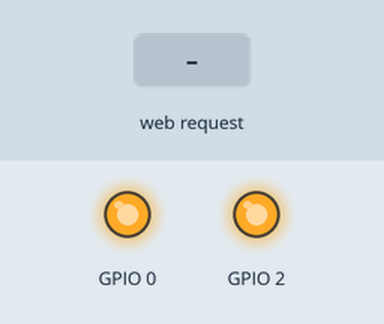
Simulated run of this sketch. Board: ESP8266 (NodeMCU). Shown: output pins drawn as LEDs (lit = HIGH). The test bench sets the inputs (shaded band). WiFi joins after 1.5 s; servers stay silent unless stated; what the sketch prints to the serial monitor is not drawn.

Above: at 2.7 s.
2.8 s: HTTP request GET /gpio/0 received
At 3.1 s:
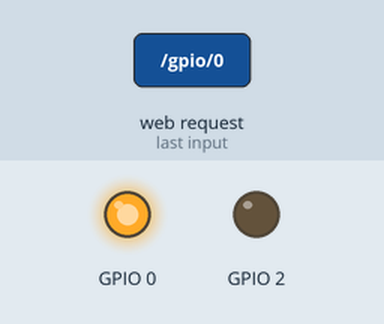
4.3 s: HTTP request GET /camara received
At 5.5 s:
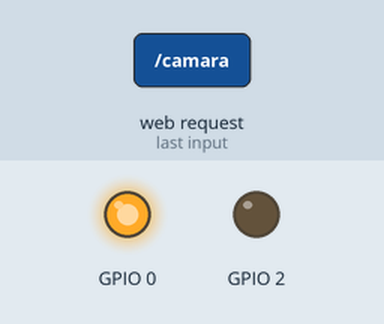
5.9 s: HTTP request GET /gpio/1 received
At 6.6 s:
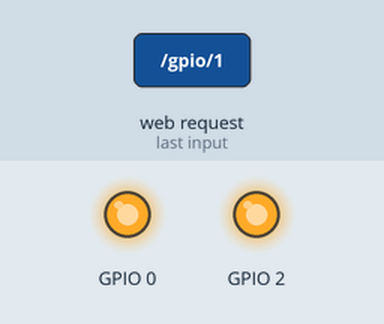
7.4 s: HTTP request GET /camara received
At 7.9 s:
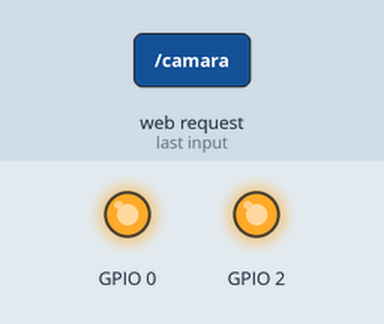
Timing chart, 0 to 10.0 s (numbered marks = the images above; inputs shaded):
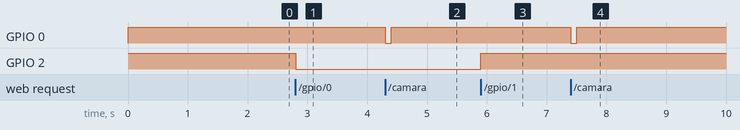

The sketch:

my_sketch.ino
```cpp
/*
 *  This sketch demonstrates how to set up a simple HTTP-like server.
 *  The server will set a GPIO pin depending on the request
 *    http://server_ip/gpio/0 will set the GPIO2 low,
 *    http://server_ip/gpio/1 will set the GPIO2 high
 *  server_ip is the IP address of the ESP8266 module, will be
 *  printed to Serial when the module is connected.
 */

#include <ESP8266WiFi.h>

const char* ssid = "---";
const char* password = "---";

// Create an instance of the server
// specify the port to listen on as an argument
WiFiServer server(80);

void setup() {
  // prepare GPIO2
  pinMode(2, OUTPUT);
  pinMode(0, OUTPUT);
  digitalWrite(2, 1);
  digitalWrite(0, 1);

  Serial.begin(115200);
  delay(10);


  // Connect to WiFi network
  Serial.println();
  Serial.println();
  Serial.print("Connecting to ");
  Serial.println(ssid);

  WiFi.mode(WIFI_STA);
  WiFi.begin(ssid, password);

  //Static ip
  IPAddress ip(192,168,101,200);
  IPAddress gateway(192,168,101,1);
  IPAddress subnet(255,255,255,0);
  WiFi.config(ip, gateway, subnet);

  while (WiFi.status() != WL_CONNECTED) {
    delay(500);
    Serial.print(".");
  }
  Serial.println("");
  Serial.println("WiFi connected");

  // Start the server
  server.begin();
  Serial.println("Server started");

  // Print the IP address
  Serial.println(WiFi.localIP());
}

void encenderRelay(){
  digitalWrite(2,LOW);           // Turns ON Relays
   delay(2000);
   digitalWrite(2,HIGH);          // Turns Relay Off
}

void encenderCamara(){
  digitalWrite(0,LOW);           // Turns ON Relays
   delay(100);
   digitalWrite(0,HIGH);          // Turns Relay Off
}


void loop() {
  //delay(50);
  // Check if a client has connected
  WiFiClient client = server.available();
  if (!client) {
    return;
  }

  // Wait until the client sends some data
  Serial.println("new client");
  while(!client.available()){
    delay(1);
  }

  // Read the first line of the request
  String req = client.readStringUntil('\r');
  Serial.println(req);
  client.flush();

  // Match the request
  int val;
  if (req.indexOf("/gpio/0") != -1)
    //val = 0;
    digitalWrite(2, 0);
  else if (req.indexOf("/gpio/1") != -1)
    //val = 1;
    digitalWrite(2, 1);
  else if (req.indexOf("/relay") != -1){
    encenderRelay();
  }else if (req.indexOf("/camara") != -1){
    encenderCamara();
  }else if(req.indexOf("/") != -1){
    //
  }
  else {
    Serial.println("invalid request");
    client.stop();
    return;
  }

  // Set GPIO2 according to the request
  //digitalWrite(2, val);

  client.flush();

  // Prepare the response
  //String s = "HTTP/1.1 200 OK\r\nContent-Type: text/html\r\n\r\n<!DOCTYPE HTML>\r\n<html>\r\<head><meta name=\"viewport\" content=\"width=device-width, initial-scale=1\"> <link rel=\"icon\" href=\"data:,\">  </head><button onclick=\"window.location.href='../gpio/0'\">Encendido</button><button onclick=\"window.location.href='../gpio/1'\">Apagado</button><button onclick=\"window.location.href='relay'\">Parpadear</button></html>\n";

  // Send the response to the client
  //client.print(s);
  delay(1);
  Serial.println("Client disonnected");

  // The client will actually be disconnected
  // when the function returns and 'client' object is detroyed


}
```

Measured:
- after the input at 2.8 s, GPIO 2: HIGH → LOW at once
- after the input at 4.3 s, GPIO 0: HIGH → LOW at once, → HIGH 0.10 s later
- after the input at 5.9 s, GPIO 2: LOW → HIGH at once
- after the input at 7.4 s, GPIO 0: HIGH → LOW at once, → HIGH 0.10 s later
